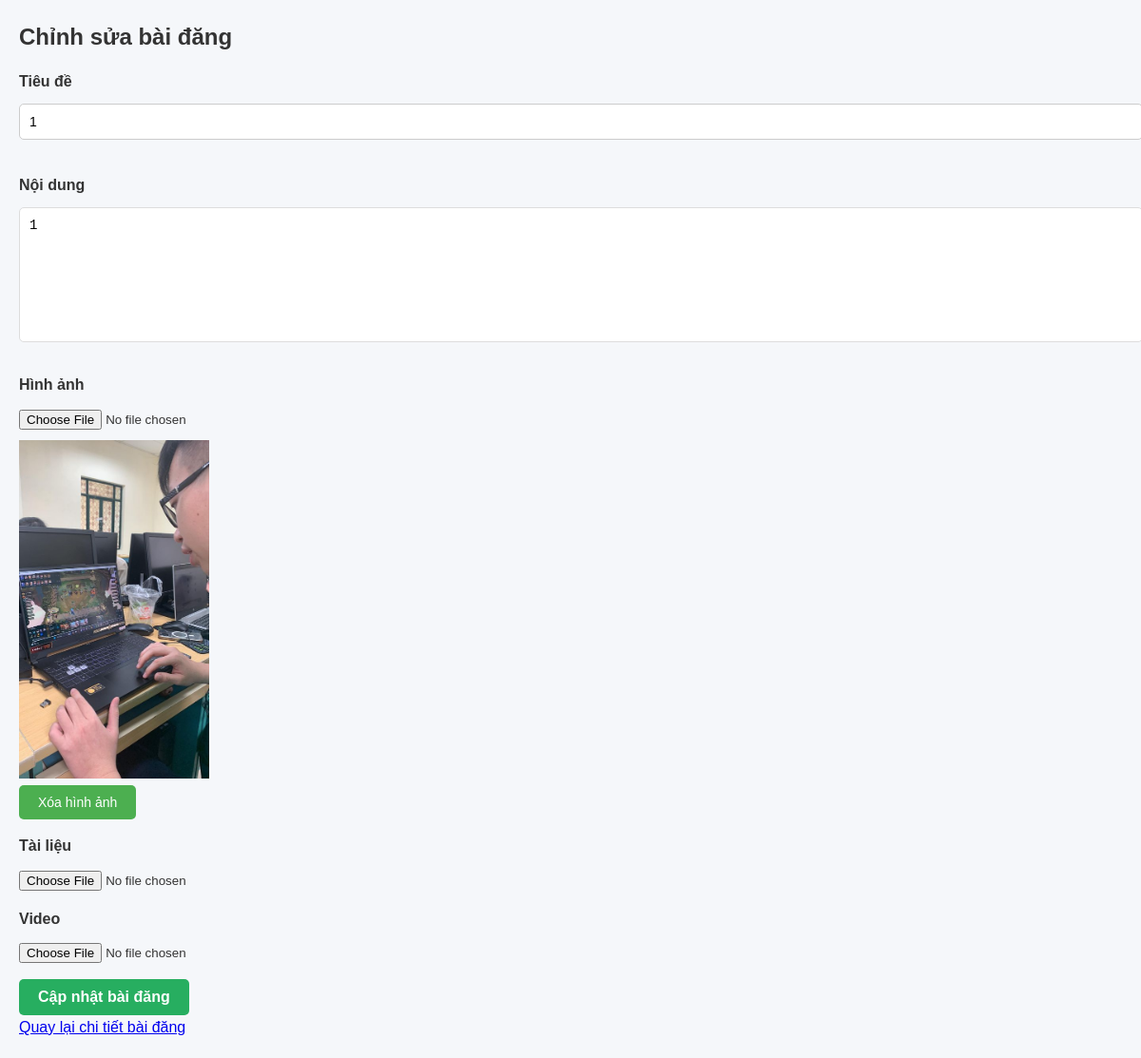
/forum/post/17/edit/ (signed in), run on the app's committed database.
### main/models.py (models this page shows, shortened)
class Post(models.Model):
    title = models.CharField(max_length=255)
    content = models.TextField()
    image = models.ImageField(upload_to='posts/images/', null=True, blank=True)  # Hình ảnh
    document = models.FileField(upload_to='posts/documents/', null=True, blank=True)  # Tài liệu
    video = models.FileField(upload_to='posts/videos/', null=True, blank=True)  # Video (Thêm mới)
    author = models.ForeignKey(User, on_delete=models.CASCADE, related_name='posts')
    created_at = models.DateTimeField(default=now)  # Thời gian bài viết được tạo
    updated_at = models.DateTimeField(auto_now=True)  # Thời gian bài viết được cập nhật
    likes = models.ManyToManyField(User, related_name='liked_posts', blank=True)

### main/views.py (the view, shortened to what this page needs)
# urls.py: path('forum/post/<int:post_id>/edit/', views.edit_post, name='edit_post'),
@login_required
def edit_post(request, post_id):
    post = get_object_or_404(Post, id=post_id)
    if request.user != post.author and not request.user.is_staff:
        messages.error(request, "Bạn không có quyền chỉnh sửa bài đăng này.")
        return redirect('post_detail', post_id=post.id)
    return render(request, 'edit_post.html', {'post': post})

### main/templates/edit_post.html (shortened to what this page needs)
<!DOCTYPE html>
<html lang="en">
<head>
    {% load static %}
    <link rel="stylesheet" href="{% static 'css/style.css' %}">
</head>
<body>
    <div class="edit-post-container">
        <header class="edit-post-header">
            <h2>Chỉnh sửa bài đăng</h2>
        </header>
        <form method="POST" enctype="multipart/form-data" class="edit-post-form">
            <div class="form-group">
                <label for="title">Tiêu đề</label>
                <input type="text" name="title" id="title" value="{{ post.title }}" required><br>
            </div>
            <div class="form-group">
                <label for="content">Nội dung</label>
                <textarea name="content" id="content" required>{{ post.content }}</textarea><br>
            </div>
            <div class="form-group">
                <label for="image">Hình ảnh</label>
                <input type="file" name="image" id="image"><br>
                {% if post.image %}
                    <img src="{{ post.image.url }}" alt="Current image" style="max-width: 200px; margin-top: 10px;"><br>
                    <button type="submit" name="delete_image" value="1" class="btn btn-danger">Xóa hình ảnh</button>
                {% endif %}
            </div>
            <div class="form-group">
                <label for="document">Tài liệu</label>
                <input type="file" name="document" id="document"><br>
            </div>
            <div class="form-group">
                <label for="video">Video</label>
                <input type="file" name="video" id="video" accept="video/*"><br>
            </div>
            <button type="submit" class="btn btn-success">Cập nhật bài đăng</button>
        </form>
        <a href="{% url 'post_detail' post.id %}" class="btn btn-primary">Quay lại chi tiết bài đăng</a>
    </div>
</body>
</html>

### static/css/style.css (style rules this page uses)
body, h1, h2, p { margin: 0; padding: 0; box-sizing: border-box; }
body { font-family: Arial, sans-serif; background-color: #f9f9f9; line-height: 1.6; }
.form-group { margin-bottom: 15px; text-align: left; }
form { margin-top: 15px; }
form textarea { width: 100%; padding: 10px; border: 1px solid #ddd; border-radius: 5px; font-size: 14px; margin-bottom: 10px; }
form button { padding: 10px 20px; font-size: 14px; background-color: #4caf50; color: white; border: none; border-radius: 5px; cursor: pointer; transition: background-color 0.3s; }
body, h1, h2, p, a { margin: 0; padding: 0; box-sizing: border-box; }
body { font-family: 'Arial', sans-serif; background-color: #f5f7fa; color: #333; line-height: 1.6; padding: 20px; }
label { display: block; margin-bottom: 10px; font-weight: bold; text-align: left; }
input[type="text"], textarea { width: 100%; padding: 10px; margin-bottom: 20px; border: 1px solid #ccc; border-radius: 5px; font-size: 14px; }
textarea { resize: none; height: 120px; }
.btn-success { background-color: #27ae60; border: none; font-size: 16px; font-weight: bold; }

### data on the page
Post: title "1", content "1", image (picture)
